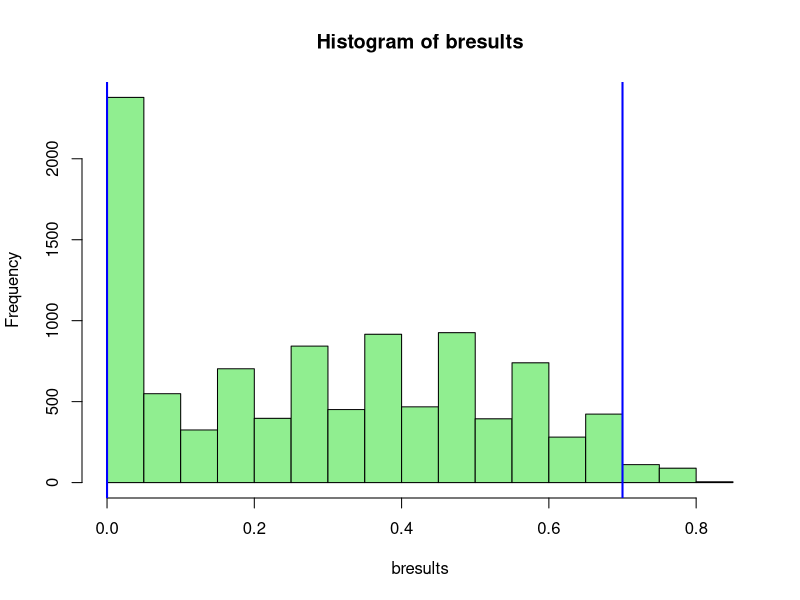
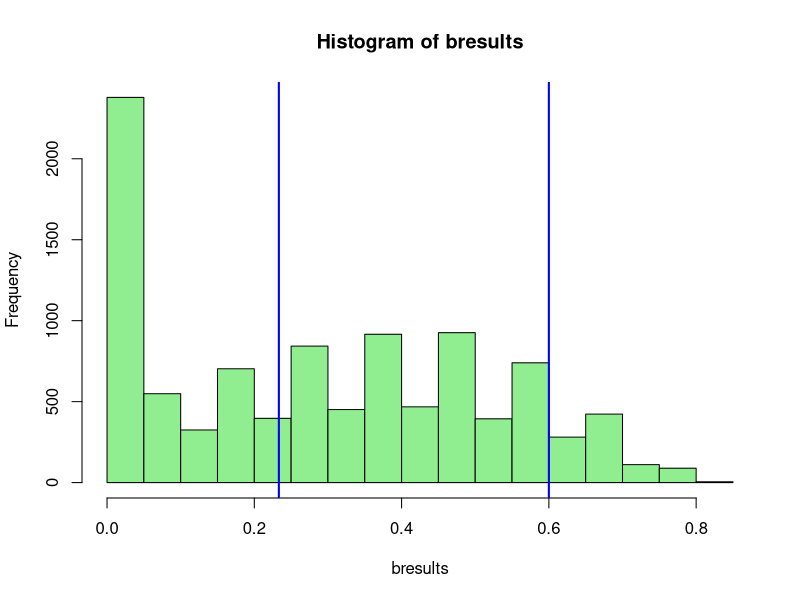

The R script that drew these images, in order:
# Example code supplied for illustrative purposes only. The regression equations below were built
# using 2 years of data from our level 1 trauma academic medical center. They will not work out of the
# box for your institution.
# 2019-2020 Edward G. Brown MS, Patricia K. Howard PhD RN, Daniel Moore MD
# For more information please read the paper SIMULATING EMERGENCY DEPARTMENT BOARDING USING A DIFFERENCE EQUATION 
# at https://doi.org/10.1101/2020.03.19.20039040

bfunc <- function() {

  days <- 30
  lower <- 200
  upper <- 300
  
  test_limit <- 290
  threshold <- 40
  
  xbar.rand <- rep(NA,days)
  xbar.star <- rep(NA,days)
  xbar.start <- rep(NA,days)
  xbar.stop <- rep(NA,days)
  xbar.forty <- rep(40,days)
  xbar.thirty <- rep(30,days)
  
  start_int <- 22.44721952
  start_slope <- 0.179980129
  stop_int <- 32.5802325885976
  stop_slope <- 0.492633658985415
  
  for (i in 1:days)
    xbar.rand[[i]] <-sample(lower:upper, 1)
    
  for (i in 1:days)
    xbar.start[[i]] <-ceiling(start_int + (xbar.rand[[i]] * start_slope))

    for (i in 1:days)
    xbar.stop[[i]] <- ceiling(stop_int +(xbar.start[[i]] * stop_slope))
  
# Why 12? In our observed data, the starting day balance of a day (selected at random) was 12. This starts our iteration.
# Patients boarding at Start of Day was 25, Patients start boarding during the day was 57, Patients stop boarding was 70.  
  xbar.star[[1]] = 12
  
  for (i in 1:days)

    xbar.star[[i+1]] = ifelse(ceiling((xbar.star[i] + xbar.start[[i]]) - xbar.stop[[i]]) < 0, 0,
                              
                              
                              ifelse(ceiling((xbar.star[i] + xbar.start[[i]]) - xbar.stop[[i]]) >= threshold,
                                     
                                     ifelse(ceiling((xbar.star[i] + (start_int + (test_limit * start_slope))   ) - (stop_int +((start_int + (test_limit * start_slope)) * stop_slope))     ) < 0,0
                                            , ceiling((xbar.star[i] + (start_int + (test_limit * start_slope))   ) - (stop_int +((start_int + (test_limit * start_slope)) * stop_slope))     ) )
                                     
                                     ,ceiling((xbar.star[i] + xbar.start[[i]]) - xbar.stop[[i]])
                              )
    )
  
    
    
        
over_threshold <- length(xbar.star[xbar.star >= threshold])/days

return(over_threshold)
} # end of function

reps <- 10000
bresults <- rep(NA,reps)

for (i in 1:reps)
  bresults[[i]] <- bfunc()

sd(bresults)
summary(bresults)

# percentile method for 95% CI
quantile(bresults, 0.025)
quantile(bresults, 0.975)

hist(bresults, col="lightgreen")
abline(v=quantile(bresults, 0.025),col="blue", lwd=2)
abline(v=quantile(bresults, 0.975),col="blue", lwd=2)

# this method may work better for non-normal data
sortedbr <- sort(bresults)
sortedbru <- sortedbr[!duplicated(sortedbr)]

n <- length(sortedbru)
j <- round((0.50*n) - ((1.96*sqrt(n))*0.50))
k <- round(((0.50*n)+1) + ((1.96*sqrt(n))*0.50))

lower <- sortedbru[j]
upper <- sortedbru[k]
lower
upper

hist(bresults, col="lightgreen")
abline(v=lower,col="blue", lwd=2)
abline(v=upper,col="blue", lwd=2)
